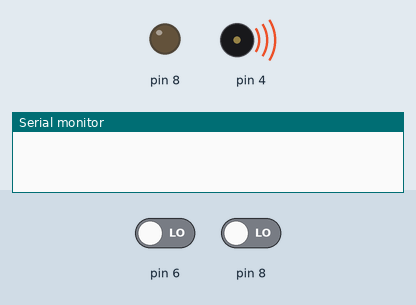
This sketch was run on a simulated Arduino Uno, built with avr-gcc and run on an emulated ATmega328P. Shown: output pins drawn as LEDs (lit = HIGH), buzzer (waves = sounding), the last lines printed to the serial monitor. The inputs (shaded band) are chosen by the test bench; at power-on: pin 6 LOW, pin 8 LOW.

Above: at 0.1 s.
At 2.2 s:
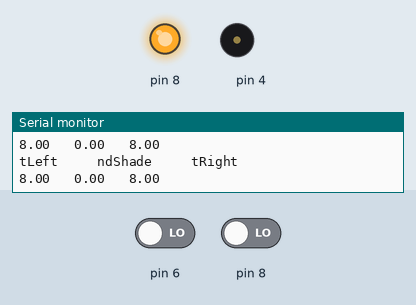
2.3 s: pin 6 driven HIGH
4.5 s: pin 6 driven LOW
8.6 s: pin 8 driven HIGH
11.0 s: pin 8 driven LOW
Timing chart, 0 to 14.0 s (numbered marks = the images above; inputs shaded):
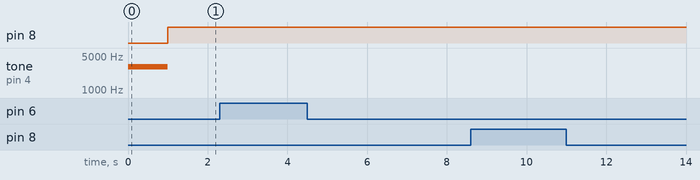

The sketch:

Read_Light_Measurements.ino
```cpp
void setup() {
  tone(4, 3000, 1000);
  delay(1000);

  Serial.begin(9600);
}

void loop() {
  float tLeft = float(rcTime(8));
  float tRight = float(rcTime(6));

  float ndShade;
  ndShade = tRight / (tLeft + tRight) - 0.5;

  Serial.println("tLeft     ndShade     tRight");

  Serial.print(tLeft);
  Serial.print("   ");
  Serial.print(ndShade);
  Serial.print("   ");
  Serial.print(tRight);
  Serial.println(" ");

  delay(1000);
}

long rcTime(int pin)
{
  //Set the capacitor to charge
  pinMode(pin, OUTPUT);
  digitalWrite(pin, HIGH); //Fill the capacitor
  delay(5); //for 5ms
  pinMode(pin, INPUT); //Set to read the capacitor
  digitalWrite(pin, LOW); //Drain the capacitor
  long time = micros(); //Start the timer
  while(digitalRead(pin)); //While there is charge in the pin
  time = micros() - time; //Count how long it took
  return time;
}
```
